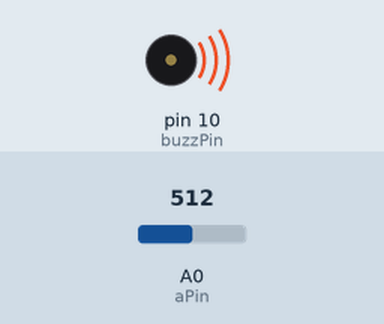
Simulated run of this sketch. Board: Arduino Uno, built with avr-gcc and run on an emulated ATmega328P. Shown: buzzer (waves = sounding). The inputs (shaded band) are chosen by the test bench; at power-on: A0 (aPin) = 512. What the sketch prints to the serial monitor is not drawn.

Above: at 0.1 s.
Timing chart, 0 to 1.6 s (numbered marks = the images above):
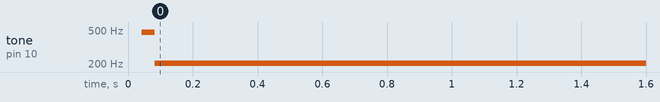

The sketch:

id.ino
```cpp
int aPin = A0;
int buzzPin = 10;
int lightVal;
float t;

void setup() {
  Serial.begin(9600);
  pinMode(buzzPin,OUTPUT);
  pinMode(aPin,INPUT);
}

void loop() {
  lightVal=analogRead(aPin);
  Serial.println(lightVal);
  digitalWrite(buzzPin,HIGH);
  delayMicroseconds(lightVal);
  digitalWrite(buzzPin,LOW);
  delayMicroseconds(lightVal);

}
```

Measured:
- by itself, tone on pin 10 (buzzPin): silent → 469 Hz at 0.04 s, → 205 Hz 0.04 s later
